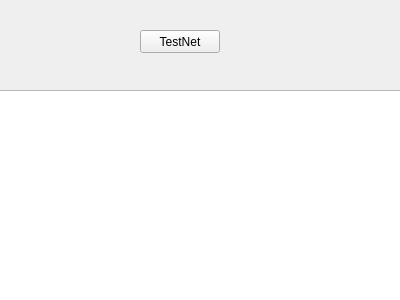
<?xml version="1.0" encoding="UTF-8"?>
<ui version="4.0">
 <class>MainWindow</class>
 <widget class="QMainWindow" name="MainWindow">
  <property name="geometry">
   <rect>
    <x>0</x>
    <y>0</y>
    <width>400</width>
    <height>300</height>
   </rect>
  </property>
  <property name="windowTitle">
   <string>MainWindow</string>
  </property>
  <widget class="QWidget" name="centralWidget">
   <widget class="QPushButton" name="SendButton">
    <property name="geometry">
     <rect>
      <x>140</x>
      <y>30</y>
      <width>80</width>
      <height>23</height>
     </rect>
    </property>
    <property name="text">
     <string>TestNet</string>
    </property>
   </widget>
   <widget class="QTextBrowser" name="ResponseLabel">
    <property name="geometry">
     <rect>
      <x>-5</x>
      <y>90</y>
      <width>411</width>
      <height>211</height>
     </rect>
    </property>
   </widget>
  </widget>
 </widget>
 <layoutdefault spacing="6" margin="11"/>
 <resources/>
 <connections/>
</ui>
